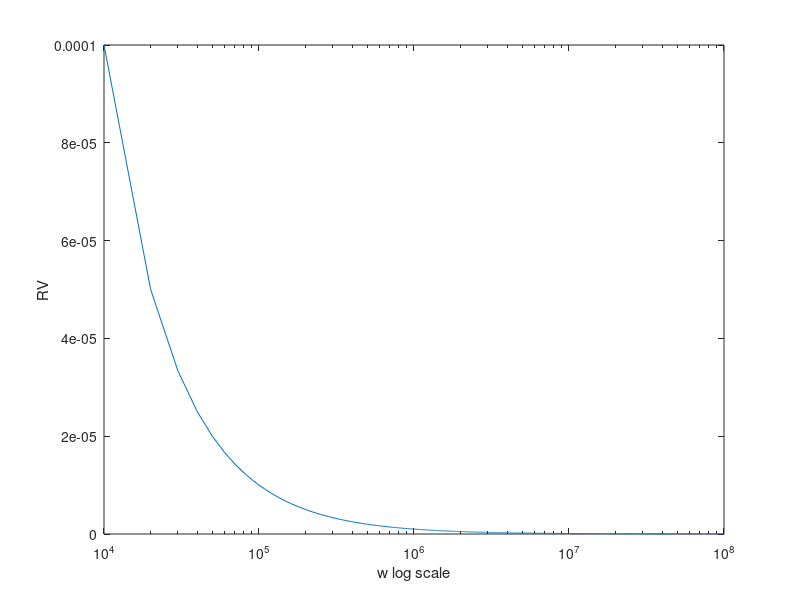

Here is the MATLAB script that generated this plot:
function Assign_7_37
fprintf('Enter the following to generate the bandpass\n');
R = input('Resistor: ');
C = input('Capacitor: ');
L = input('inductance of the coil: ');
w=0:10000:10E7;
band_pass(R,C,L,w);
semilogx(w,band_pass(R,C,L,w))
xlabel('w log scale');
ylabel('RV');

    function RV=band_pass(R,C,L,w)
    RV=(w.*R.*C)./sqrt((1-w.^2.*L.*C).^2 + (w.*R.*C).^2);
    end
end
